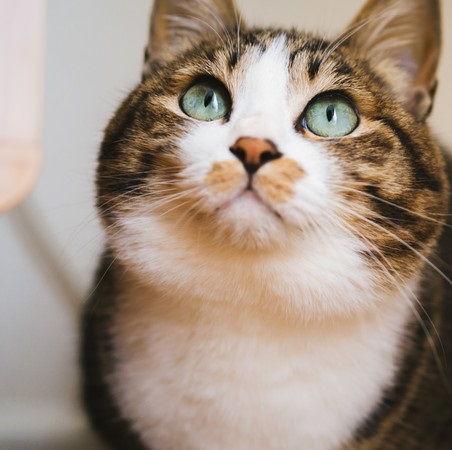
#> input picture cat.jpg, 452 x 450 px
$ jupyter execute Image_preprocess.ipynb   (shell and % lines are left out)
#> lines starting #> are read from the running program, lines starting #| are printed output that depends on the picture
<a href="https://colab.research.google.com/github/kaoru387/image_process_try/blob/master/Image_preprocess.ipynb" target="_parent"></a>

# 画像処理の基礎
1. 画像操作をしてみよう
1. フィルタを学んでみよう

### おまじない
- scikit-imageのライブラリをインポートします
    - `from skimage import io` : 主に画像読み込み関連
    - `from skimage import transform` ： 画像操作関連

[cell 1]
import numpy as np
from matplotlib import pyplot as plt


from skimage import io
from skimage import transform

### 画像を読み込んでみよう
- io.imread関数を使います

[cell 2]
from google.colab import files
uploaded = files.upload()
#> the answer given: cat.jpg

[cell 3]
img = io.imread("./cat.jpg")
#> img is the input picture: shape (450, 452, 3); mean R, G, B 162.5, 145.4, 131.6

[cell 4]
img

### 画像をnotebook上に表示してみよう
- plt.imshow関数を使います

[cell 5]
plt.imshow(img)

### 画像の大きさを確かめてみよう

[cell 6]
img.shape
#> Out = (450, 452, 3)

### 一番左上の要素の値（画素値）を取り出そう
- 縦軸の位置=0,横軸の位置=0のピクセルを抽出し、変数img_one_pxに代入しよう

[cell 7]
img_one_px = img[0,0,:]
#> img_one_px = [222, 213, 216]
img_one_px
#> Out = [222, 213, 216]

[cell 8]
img_one_px.shape
#> Out = (3,)

### 取り出した色を表示しよう
- plt.imshow関数でRGB画像を表示する為には(縦軸,横軸,3)という形でなければならない
- 今回は1ピクセルだけなので、縦軸の大きさ=1,横軸の大きさ=1、つまり(1,1,3)に変形すればいい
- 変形にはreshape関数を使い、変形した結果を変数oneに代入し、oneを表示しましょう

[cell 9]
one = img_one_px.reshape(1,1,3)
#> one = [[222, 213, 216]]
one.shape
#> Out = (1, 1, 3)

[cell 10]
plt.imshow(one)

### RGB情報を取り出してみよう
- 画像全体のR値を取り出して変数rに代入しよう
- 変数rを使い、R値の最大値と最小値も検出してみよう
- 最大値・最小値はそれぞれmax関数とmin関数を使うことで求めることができます
- 更に、変数rの要素全てを0.5倍し、変数r2に代入しよう
    - numpyの配列では、「+,-,*,/」の算術記号を使うことで、配列内要素を一括で計算することができます

[cell 11]
r = img[:,:,0]
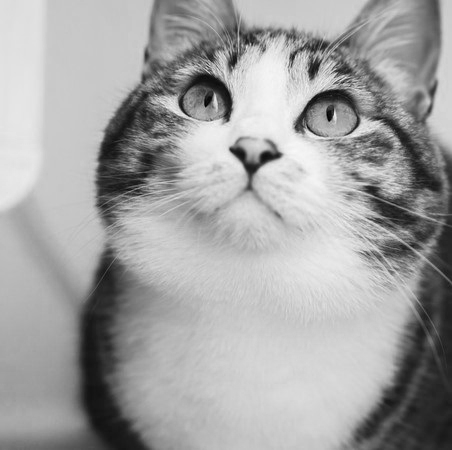
#> r: shape (450, 452); min 0, max 249, mean 162.5
r

[cell 12]
r.max()
#> Out = 249

[cell 13]
r.min()
#> Out = 0

[cell 14]
r2 = r*0.5

[cell 15]
r2

### 画像を切り出してみよう
- 具体的には縦軸は100～300まで、横軸は200～400までを取り出し、結果を変数img2に代入しよう
- その後、img2をimshow関数を使って表示しよう

[cell 16]
img2 = img[100:300,200:400,:]
plt.imshow(img2)

### 二つの画像を並べて表示してみよう
- 複数の画像を一片に表示する時にはplt.subplot関数を使い、下記のように記述します
- `plt.subplot(縦列,横列,index)`

[cell 17]
# サイズの指定
plt.figure(figsize=(8,2))

# 1行3列の1番目
plt.subplot(1,3,1)
plt.text(0.5,0.5,"1")

# 1行3列の2番目
plt.subplot(1,3,2)
plt.text(0.5,0.5,"2")

# 1行3列の3番目
plt.subplot(1,3,3)
plt.text(0.5,0.5,"3")

- plt.subplot関数を使って、imgとimg2を1行2列で２つ並べて表示してみよう

[cell 18]
plt.subplot(1,2,1)
plt.imshow(img)
plt.subplot(1,2,2)
plt.imshow(img2)

### 画像から100×100の画像をランダムな場所で切り出そう
- 乱数はnp.random.randint関数で取得することができます
    - `np.random.randint(a, b)`
    - aの値以上、bの値未満のランダムな数を取得できる
- seedと呼ばれる値を固定化すると、決まったパターンで乱数を取得することができます

[cell 19]
np.random.seed = 8

[cell 20]
np.random.randint(0,10)

- 画像の縦軸100、横軸100を切り出すことになります
- 考え方としては下記のようになります
    1. 軸の長さを取得する
    1. 0以上（軸の長さ-100+1）未満までの乱数Aを取得する
        - 例えば軸の長さが400だった場合、0~300までの値をランダムに取得する
            - コードでは`np.random.randint(0,301)`
            - indexは0から始まるので、注意
    1. Aの値からA+100までを切り出せば、ちょうど大きさが100となる
        - 乱数では0~300までをランダムに取得したので、A=0だったら0~99の区間、A=300だったら300~399の区間が取得できる

[cell 21]
img_h = img.shape[0]
#> img_h = 450
h = np.random.randint(0,img_h-100+1)
#> h = 192
img_w = img.shape[1]
#> img_w = 452
w = np.random.randint(0,img_w-100+1)
#> w = 323
img_ = img[h:h+100,w:w+100,:]
plt.imshow(img_)

[cell 22]
img_.shape
#> Out = (100, 100, 3)

### 画像から200×200の画像をランダムな場所で6枚切り出し、2行3列で並べて表示しよう
- 全体のサイズを`plt.figure()`を使って、`figsize=(8,5)`にしましょう
- 出来る人はfor文を使った書き方も考えてみましょう

[cell 23]
img_h = img.shape[0]
img_w = img.shape[1]

plt.figure(figsize=(8,5))

plt.subplot(2,3,1)
h = np.random.randint(0,img_h-200+1)
#> h = 195
w = np.random.randint(0,img_w-200+1)
tmp_img = img[h:h+200,w:w+200,:]
plt.imshow(tmp_img)

plt.subplot(2,3,2)
h = np.random.randint(0,img_h-200+1)
w = np.random.randint(0,img_w-200+1)
tmp_img = img[h:h+200,w:w+200,:]
plt.imshow(tmp_img)

plt.subplot(2,3,3)
h = np.random.randint(0,img_h-200+1)
w = np.random.randint(0,img_w-200+1)
tmp_img = img[h:h+200,w:w+200,:]
plt.imshow(tmp_img)

plt.subplot(2,3,4)
h = np.random.randint(0,img_h-200+1)
w = np.random.randint(0,img_w-200+1)
tmp_img = img[h:h+200,w:w+200,:]
plt.imshow(tmp_img)

plt.subplot(2,3,5)
h = np.random.randint(0,img_h-200+1)
w = np.random.randint(0,img_w-200+1)
tmp_img = img[h:h+200,w:w+200,:]
plt.imshow(tmp_img)

plt.subplot(2,3,6)
h = np.random.randint(0,img_h-200+1)
w = np.random.randint(0,img_w-200+1)
tmp_img = img[h:h+200,w:w+200,:]
plt.imshow(tmp_img)

- for文を使う場合

[cell 24]
img_h = img.shape[0]
img_w = img.shape[1]

plt.figure(figsize=(8,5))

for i in range(6):
    h = np.random.randint(0,img_h-200+1)
    w = np.random.randint(0,img_w-200+1)
    tmp_img = img[h:h+200,w:w+200,:]

    plt.subplot(2,3,i+1)
    plt.imshow(tmp_img)

### 配列を反転してみよう
- 画像データは配列データなので、配列の値を逆転することで、反転を実現することができます
- 反転の実験の為、`np.array([1,2,3,4,5])`という配列を作成し、変数tmpに代入をしましょう

[cell 25]
tmp = np.array([1,2,3,4,5])
tmp

- 配列の反転は`[::-1]`と記述することで実現できます

[cell 26]
tmp[::-1]

### 左右反転をしてみよう
- 変数imgの横軸方向を反転することで、左右反転を行うことができます

[cell 27]
img3 = img[:,::-1,:]
fig, ax = plt.subplots(1,2)
ax[0].imshow(img)
ax[1].imshow(img3)

### 画像をリサイズしてみよう
- リサイズをする際には、transform.resize関数を利用します
- 具体的には`trainsform.resize(img,output_shape(縦長さ,横長さ))`と記述します

[cell 28]
img4 = transform.resize(img,output_shape=(100,100))
plt.imshow(img4)

### 画像を回転してみよう
- 回転をする際には、transform.rotate関数を利用します
- 具体的には`transform.rotate(img,angle=角度)`と記述します

[cell 29]
img5 = transform.rotate(img,angle=90)
plt.imshow(img5)

### 画像を平行移動してみよう
- 平行移動をする際には、transform.AffineTransform関数を使います
- 具体的には`transform.AffineTransform(translation=(左方向に動かす大きさ,上方向に動かす大きさ))`と記述します

[cell 30]
rot = transform.AffineTransform(translation=(40,40))
img6 = transform.warp(img,rot)
plt.imshow(img6)

## 演習
1. 画像「dog.png」を読み込み、変数img2に代入しよう
1. 変数img2の大きさを確認しよう
1. 変数img2を横軸は100~500、縦軸は200~600で切り出しをして、変数img3に代入しよう
1. 変数img3をnotebook上に表示しよう
1. 変数img3のG値の最大値と最小値を求めよう
1. 変数img3のR成分を30%, G成分を60%, B成分を10%を取り出し、それらの配列を足し合わせ（グレースケール化）、合成結果を変数img4に代入しよう
1. 変数img4をnotebook上に表示しよう
    - グレースケール画像を表示する時は、引数に`cmap="gray"`を追記します
1. 変数img4の画素値の最大値が1, 最小値が0となるように正規化し、変数img5に代入しよう
1. 変数img3を上下反転させ変数6に代入しよう。更に元の画像が上、反転画像が下となるように、縦に並べて表示しよう
1. 変数img3から300×300の画像をランダムな場所で切り出し、ランダムに回転させた画像を8枚作り、2行4列で表示しよう
    - 画像の大きさは`figsize=(12,5)`としましょう

[cell 31]
from google.colab import files
uploaded = files.upload()
#> the answer given: dog.jpg

[cell 32]
img2 = io.imread("./dog.jpg")
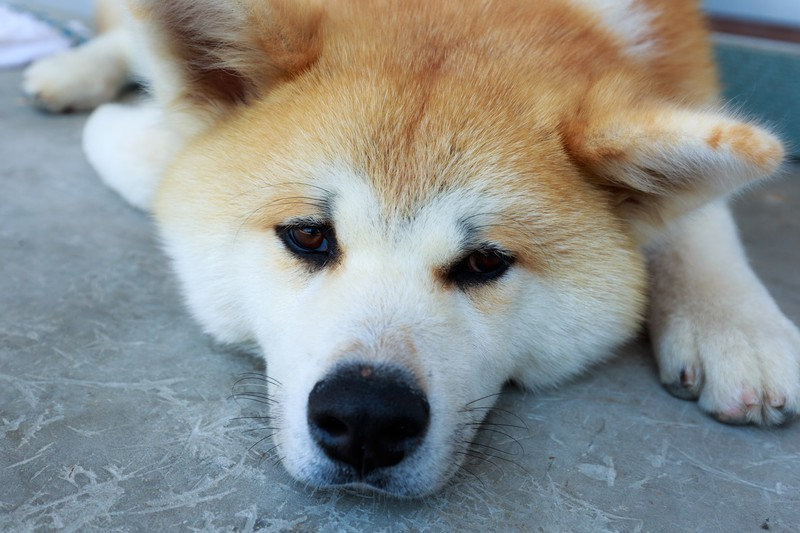
#> input picture dog.jpg, 800 x 533 px
#> img2 is the input picture: shape (533, 800, 3); mean R, G, B 139, 143, 140.9

[cell 33]
img2

[cell 34]
img2.shape

[cell 35]
# 切り出し
img3 = img2[100:500,200:600,:]
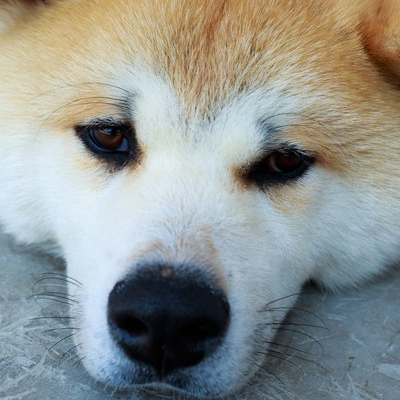
#> img3: shape (400, 400, 3); mean R, G, B 144.4, 148.5, 144.5

[cell 36]
# 画像を表示
plt.imshow(img3)

[cell 37]
img3[:,:,1].max()
#> Out = 244

[cell 38]
img3[:,:,1].min()
#> Out = 0

[cell 39]
r = img3[:,:,0] * 0.3
#> r: shape (400, 400) float64
g = img3[:,:,1] * 0.6
b = img3[:,:,2] * 0.1
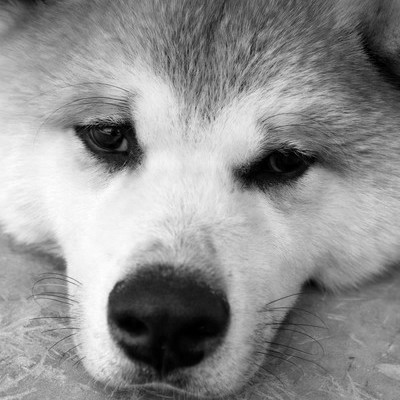
#> b: shape (400, 400) float64; min 0, max 25.3, mean 14.4; drawn with min black and max white
img4 = r + g+b
#> img4: shape (400, 400) float64
img4

[cell 40]
plt.imshow(img4, cmap="gray")

[cell 41]
# 正規化は最大値で割る
img5 = img4 / img4.max()
#> img5: shape (400, 400) float64
img5

[cell 42]
# 上下反転させ並べて表示。上下は縦軸
img6 = img3[::-1,::,:]
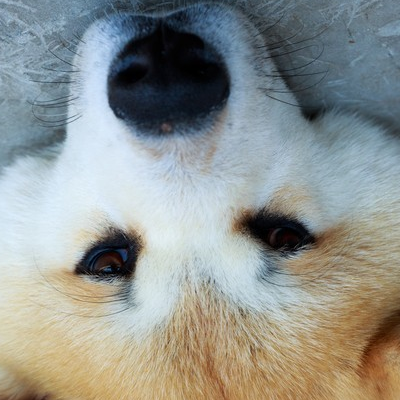
#> img6: shape (400, 400, 3); mean R, G, B 144.4, 148.5, 144.5
plt.subplot(2,1,1)
plt.imshow(img3)
plt.subplot(2,1,2)
plt.imshow(img6)

[cell 43]
# 演習10
# 変数img3から300×300の画像をランダムな場所で切り出し、ランダムに回転させた画像を8枚作り、2行4列で表示しよう
# 画像の大きさはfigsize=(12,5)としましょう

# 縦軸と横軸サイズが必要
img_h = img3.shape[0]
img_w = img3.shape[1]

plt.figure(figsize=(12,5))

for i in range(8):
  # 縦方向の乱数
  h = np.random.randint(0, img_h - 300 + 1)
  # 横
  w = np.random.randint(0, img_w - 300 + 1)
  # 回転
  rot = np.random.randint(0, 361)
  tmp =  img3[h:h+300, w:w+300, :]
  tmp = transform.rotate(tmp, angle=rot)
  plt.subplot(2,4,i+1)
  plt.imshow(tmp)
#> this loop made 8 passes
#> pass 1, `tmp = transform.rotate(tmp, angle=rot)`:
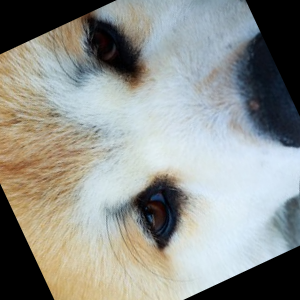
#> tmp: shape (300, 300, 3) float64; mean R, G, B 0.566, 0.576, 0.559
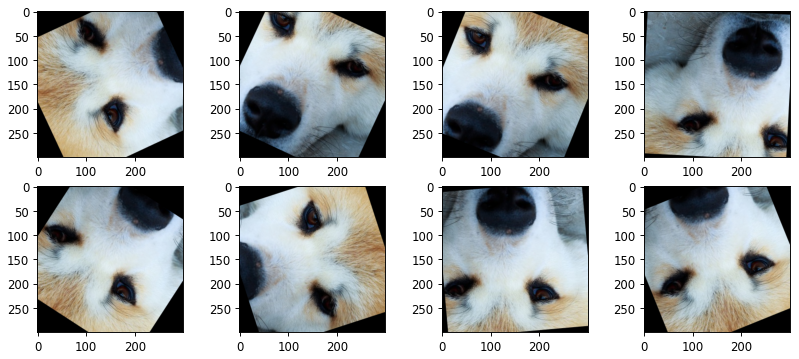
#> figure drawn by matplotlib, 8 panels

### フィルタリングをしてみよう
- まずはフィルタリングに関するライブラリをインポートしましょう
- 下記ライブラリをインポートしてください
    - from skimage import filters
    - from skimage import morphology as mor

[cell 44]
from skimage import filters
from skimage import morphology as mor

### ノイズがある画像を読み込んでみましょう
- cat_noise_gray.pngは変数noz1に、cat_noise_color.pngは変数noz2に代入しましょう

[cell 45]
from google.colab import files
uploaded = files.upload()
#> the answer given: cat_noise_gray.png

[cell 46]
from google.colab import files
uploaded = files.upload()
#> the answer given: cat_noise_color.png

[cell 47]
noz1 = io.imread("cat_noise_gray.png")
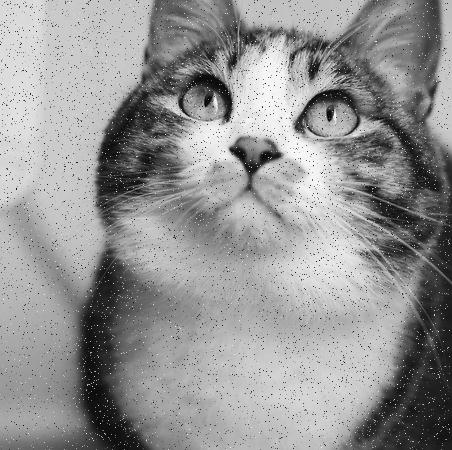
#> input picture cat_noise_gray.png, 452 x 450 px
#> noz1 is the input picture: shape (450, 452); min 0, max 255, mean 147.9
noz2 = io.imread("cat_noise_color.png")
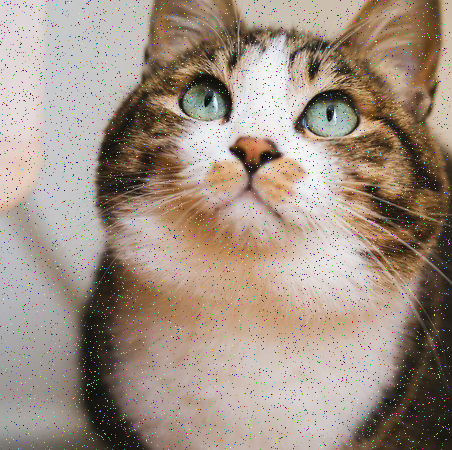
#> input picture cat_noise_color.png, 452 x 450 px
#> noz2 is the input picture: shape (450, 452, 3); mean R, G, B 160.8, 144.5, 131.4

### 2列に並べて画像を表示してみましょう
- グレースケール画像を表示する時は、引数に`cmap="gray"`を追記します

[cell 48]
plt.subplot(1,2,1)
plt.imshow(noz1,cmap="gray")
plt.subplot(1,2,2)
plt.imshow(noz2)

### 平均化フィルタをかけてみましょう
- グレースケール画像であるnoz1に平均化フィルタをかけ、結果を変数fil1に代入しましょう
- 平均化フィルタをする際には、filters.rank.mean関数を利用します
- 具体的には`filters.rank.mean(img,mor.square(3))`と記述します
- mor.square(3)はフィルタの形であり、3*3の正方形という意味となります

[cell 49]
fil1 = filters.rank.mean(noz1,mor.square(3))
plt.imshow(fil1,cmap="gray")

- フィルタのサイズを7*7の正方形にして平均化フィルタをかけ、結果を変数fil2に代入しましょう

[cell 50]
fil2 = filters.rank.mean(noz1,mor.square(7))
plt.imshow(fil2,cmap="gray")

### メディアンフィルタをかけてみましょう
- グレースケール画像であるnoz1にメディアンフィルタをかけ、結果を変数fil3に代入しましょう
- 平均化フィルタをする際には、filters.median関数を利用します
- 具体的には`filters.median(img,mor.square(3))`と記述します

[cell 51]
fil3 = filters.median(noz1,mor.square(3))
plt.imshow(fil3,cmap="gray")

### ソーベルフィルタをかけてみよう
- fil3にソーベルフィルタをかけ、結果を変数fil4に代入しましょう
- ソーベルフィルタをする際には、filters.sobel関数を利用します
- 具体的には`filters.sobel(img)`と記述します
- 結果を可視化する際には見やすいように、`cmap="gray_r"`としましょう

[cell 52]
fil4 = filters.sobel(fil3)
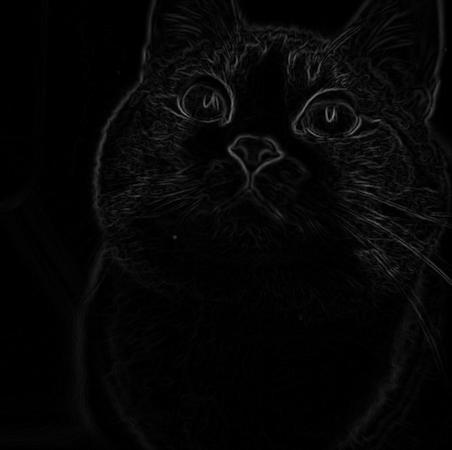
#> fil4: shape (450, 452) float64; min 0, max 0.522, mean 0.0243
plt.imshow(fil4, cmap="gray_r")
